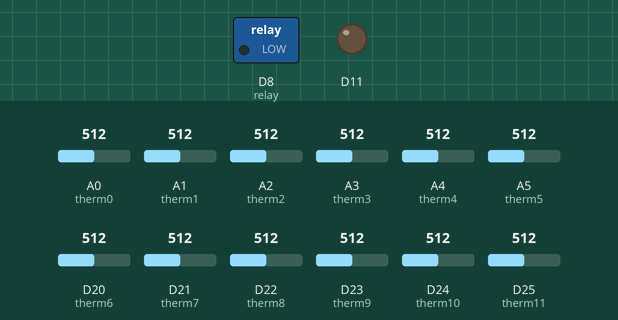
Recording of a sketch running on a simulated Arduino Zero (SAMD21). On the bench: switched loads named in the sketch (green lamp = pin HIGH), output pins drawn as LEDs (lit = HIGH). The test bench sets the inputs (shaded band); at power-on: A0 (therm0) = 512, A1 (therm1) = 512, A2 (therm2) = 512, A3 (therm3) = 512, A4 (therm4) = 512, A5 (therm5) = 512, D20 (therm6) = 512, D21 (therm7) = 512, D22 (therm8) = 512, D23 (therm9) = 512, D24 (therm10) = 512, D25 (therm11) = 512 (analog values on the 0–1023 scale). What the sketch prints to the serial monitor is not drawn.

Above: at 1.3 s.
1.4 s: A0 (therm0) set to 30
At 4.3 s:
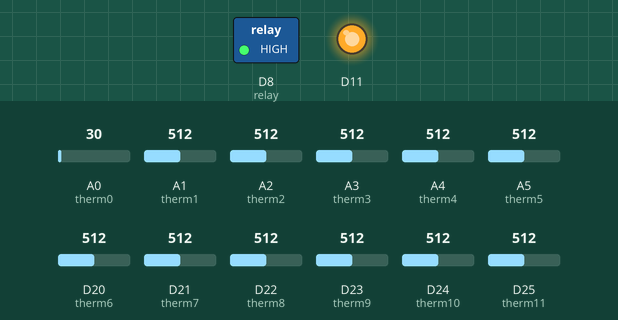
4.4 s: A0 (therm0) set to 306
At 6.4 s:
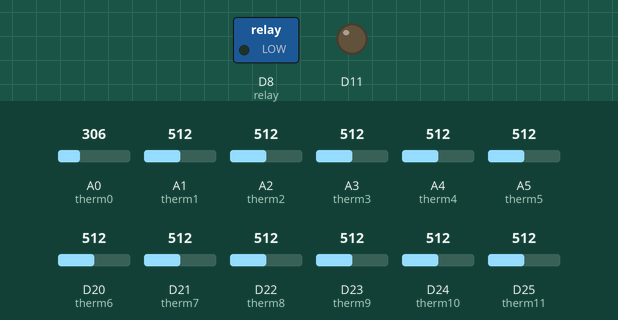
6.8 s: A0 (therm0) set to 9
At 10.1 s:
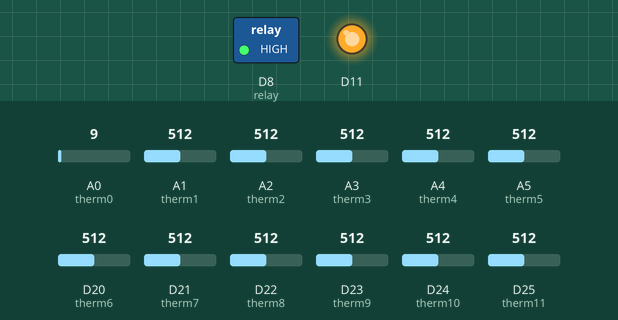
Timing chart, 0 to 11.6 s (numbered marks = the images above; inputs shaded):
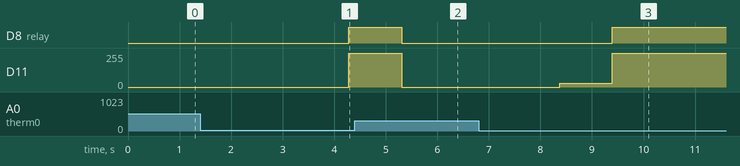

Measured:
- after the input at 1.4 s, D8 (relay): LOW → HIGH after 2.9 s; D11: 0/255 → 255/255 after 2.9 s
- after the input at 4.4 s, D8 (relay): HIGH → LOW after 0.91 s; D11: 255/255 → 0/255 after 0.91 s
- after the input at 6.8 s, D8 (relay): LOW → HIGH after 2.6 s; D11: 0/255 → 27/255 after 1.6 s, → 255/255 1.0 s later

The sketch:

WVR_heater_PID_loop_v3.ino
```cpp
/*
  v3: Try to also control a Relay for additional DC heat based on outside temperature.
  v2: Modifications implemented to  account for the change in the  USB connection to Arduino (from Programming port in v1)
  to Native port in v2. Now, opening and closing connection does not auto-reset
  v1: Standard sketch to cread out all the 12 temperature sensors and do a PID control of the  T0.


*/

#include <PID_v1.h>

//Define Variables we'll be connecting to
double Setpoint, Input, Output;

//Specify the links and initial tuning parameters
PID myPID(&Input, &Output, &Setpoint, 3000.0, 14.0, 40.0, DIRECT);

float filteral;        // this determines smoothness  - .0001 is max  1 is off (no smoothing)
float smoothedVal;     // this holds the last loop value just use a unique variable for every different sensor that needs smoothing
unsigned long counter = 0;
unsigned long maxCounter = 86400;

int stateRelay = LOW;
const int thres = 3000;  // threshold on  PID Output to enable the additional heater
const int relay =  8;   // pin 8 to control the relay
const int therm0 = A0;  //  Air temperature used to regulate on.
const int therm1 = A1;  //  Temperature of the OPA-541 case.
const int therm2 = A2;  //
const int therm3 = A3;  //
const int therm4 = A4;  //
const int therm5 = A5;  //
const int therm6 = A6;  //
const int therm7 = A7;  //
const int therm8 = A8;  //
const int therm9 = A9;  //  AD590 number 3
const int therm10 = A10; // AD590 number 1
const int therm11 = A11; // AD590 number 2

// the setup routine runs once when you press reset:
void setup() {
  analogReadResolution(12);  // sets the analog input resolution to 12bits (10bits is default)
  analogWriteResolution(12); // set the analog output resolution to 12 bit (4096 levels)
  pinMode(11, OUTPUT);
  pinMode(relay, OUTPUT);
  // initialize serial communication at 9600 bits per second:
  SerialUSB.begin(9600);
  // while(!SerialUSB.available());

  //initialize the variables we're using
  delay(100);
  float temp0 =  analogRead(therm0) * 3.3 / 4095.0 * 100.0;
  Setpoint = 19.0;   // set point  in C.
  smoothedVal = Setpoint;
  Input = smoothedVal;

  //turn the PID on
  myPID.SetMode(AUTOMATIC);
  myPID.SetOutputLimits(0, 4095);
  myPID.SetSampleTime(1000);   // 1000 ms
}


// the loop routine runs over and over again forever:
void loop() {
  // to prevent the first reading of the analog inputs to be junk
  if (counter == 0)  delay(100);
  if (counter == maxCounter) counter = 0;

  counter++;
  // read the input on analog pin 0 through 11;
  float temp0 =  analogRead(therm0) * 3.3 / 4095.0 * 100.0;
  float temp1 =  analogRead(therm1) * 3.3 / 4095.0 * 100.0;
  float temp2 =  analogRead(therm2) * 3.3 / 4095.0 * 100.0;
  float temp3 =  analogRead(therm3) * 3.3 / 4095.0 * 100.0;
  float temp4 =  analogRead(therm4) * 3.3 / 4095.0 * 100.0;
  float temp5 =  analogRead(therm5) * 3.3 / 4095.0 * 100.0;
  float temp6 =  analogRead(therm6) * 3.3 / 4095.0 * 100.0;
  float temp7 =  analogRead(therm7) * 3.3 / 4095.0 * 100.0;
  float temp8 =  analogRead(therm8) * 3.3 / 4095.0 * 100.0;
  float temp9 =  analogRead(therm9) * 3.3 / 4095.0 * 100.0 - 273.15;  // AD590 10mV/K (10K)
  float temp10 = analogRead(therm10) * 3.3 / 4095.0 * 100.0 - 273.15; // AD590 10mV/K (10K)
  float temp11 = analogRead(therm11) * 3.3 / 4095.0 * 100.0 - 273.15; //AD590 10mV/K (10K)

  // smooth the sensor I want to PID on.
  smoothedVal =  smooth(temp0, 0.9, smoothedVal);
  Input = smoothedVal;
  myPID.Compute();
  analogWrite(11, Output);

  // control the AC extra heater bsaed on Output
  if (Output > thres + 20)
    stateRelay = HIGH;
  if (Output < thres - 20)
    stateRelay = LOW;
  digitalWrite(relay, stateRelay);

  // print out the value you read:
  SerialUSB.print(counter);
  SerialUSB.print("\t");
  SerialUSB.print(temp0, 3);
  SerialUSB.print("\t");
  SerialUSB.print(Input, 3);
  SerialUSB.print("\t");
  SerialUSB.print(temp1, 3);
  SerialUSB.print("\t");
  SerialUSB.print(temp2, 3);
  SerialUSB.print("\t");
  SerialUSB.print(temp3, 3);
  SerialUSB.print("\t");
  SerialUSB.print(temp4, 3);
  SerialUSB.print("\t");
  SerialUSB.print(temp5, 3);
  SerialUSB.print("\t");
  SerialUSB.print(temp6, 3);
  SerialUSB.print("\t");
  SerialUSB.print(temp7, 3);
  SerialUSB.print("\t");
  SerialUSB.print(temp8, 3);
  SerialUSB.print("\t");
  SerialUSB.print(temp9, 3);
  SerialUSB.print("\t");
  SerialUSB.print(temp10, 3);
  SerialUSB.print("\t");
  SerialUSB.print(temp11, 3);
  SerialUSB.print("\t");
  //SerialUSB.print(stateRelay);
  //SerialUSB.print("\t");
  SerialUSB.println(Output, 3);
  delay(100);        // delay in between reads for stability
}

float smooth(float data, float filterVal, float smoothedVal) {
  if (filterVal > 1) {     // check to make sure param's are within range
    filterVal = .99;
  }
  else if (filterVal <= 0) {
    filterVal = 0;
  }

  smoothedVal = (data * (1.0 - filterVal)) + (smoothedVal  *  filterVal);
  return smoothedVal;
}
```
